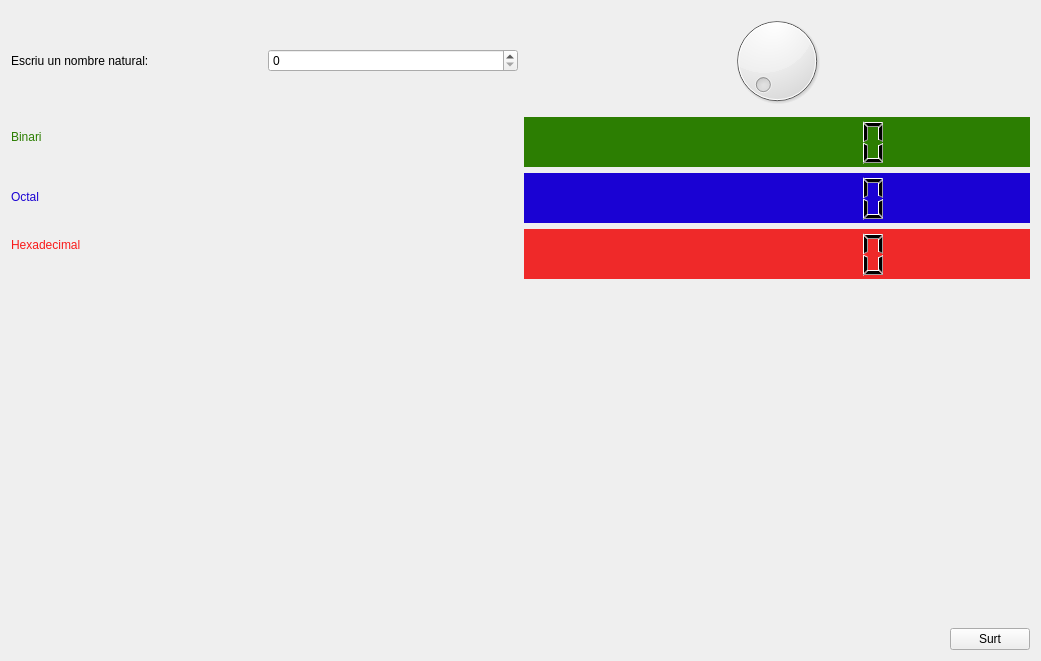
<?xml version="1.0" encoding="UTF-8"?>
<ui version="4.0">
 <class>MyForm</class>
 <widget class="QWidget" name="MyForm">
  <property name="geometry">
   <rect>
    <x>0</x>
    <y>0</y>
    <width>1041</width>
    <height>661</height>
   </rect>
  </property>
  <property name="windowTitle">
   <string>Form</string>
  </property>
  <layout class="QVBoxLayout" name="verticalLayout_8">
   <item>
    <layout class="QVBoxLayout" name="verticalLayout_7">
     <item>
      <layout class="QVBoxLayout" name="verticalLayout_5">
       <item>
        <layout class="QHBoxLayout" name="horizontalLayout_2">
         <item>
          <layout class="QHBoxLayout" name="horizontalLayout">
           <item>
            <widget class="QLabel" name="label">
             <property name="text">
              <string>Escriu un nombre natural:</string>
             </property>
            </widget>
           </item>
           <item>
            <widget class="QSpinBox" name="spinBox">
             <property name="minimum">
              <number>0</number>
             </property>
             <property name="maximum">
              <number>999999999</number>
             </property>
            </widget>
           </item>
          </layout>
         </item>
         <item>
          <widget class="QDial" name="dial">
           <property name="maximum">
            <number>10000</number>
           </property>
          </widget>
         </item>
        </layout>
       </item>
       <item>
        <layout class="QHBoxLayout" name="horizontalLayout_3">
         <item>
          <layout class="QVBoxLayout" name="verticalLayout_4">
           <item>
            <layout class="QVBoxLayout" name="verticalLayout_3">
             <property name="spacing">
              <number>46</number>
             </property>
             <property name="topMargin">
              <number>13</number>
             </property>
             <item>
              <widget class="QLabel" name="label_2">
               <property name="palette">
                <palette>
                 <active>
                  <colorrole role="WindowText">
                   <brush brushstyle="SolidPattern">
                    <color alpha="255">
                     <red>44</red>
                     <green>126</green>
                     <blue>2</blue>
                    </color>
                   </brush>
                  </colorrole>
                  <colorrole role="Text">
                   <brush brushstyle="SolidPattern">
                    <color alpha="255">
                     <red>44</red>
                     <green>126</green>
                     <blue>2</blue>
                    </color>
                   </brush>
                  </colorrole>
                  <colorrole role="PlaceholderText">
                   <brush brushstyle="SolidPattern">
                    <color alpha="128">
                     <red>44</red>
                     <green>126</green>
                     <blue>2</blue>
                    </color>
                   </brush>
                  </colorrole>
                 </active>
                 <inactive>
                  <colorrole role="WindowText">
                   <brush brushstyle="SolidPattern">
                    <color alpha="255">
                     <red>44</red>
                     <green>126</green>
                     <blue>2</blue>
                    </color>
                   </brush>
                  </colorrole>
                  <colorrole role="Text">
                   <brush brushstyle="SolidPattern">
                    <color alpha="255">
                     <red>44</red>
                     <green>126</green>
                     <blue>2</blue>
                    </color>
                   </brush>
                  </colorrole>
                  <colorrole role="PlaceholderText">
                   <brush brushstyle="SolidPattern">
                    <color alpha="128">
                     <red>44</red>
                     <green>126</green>
                     <blue>2</blue>
                    </color>
                   </brush>
                  </colorrole>
                 </inactive>
                 <disabled>
                  <colorrole role="WindowText">
                   <brush brushstyle="SolidPattern">
                    <color alpha="255">
                     <red>190</red>
                     <green>190</green>
                     <blue>190</blue>
                    </color>
                   </brush>
                  </colorrole>
                  <colorrole role="Text">
                   <brush brushstyle="SolidPattern">
                    <color alpha="255">
                     <red>190</red>
                     <green>190</green>
                     <blue>190</blue>
                    </color>
                   </brush>
                  </colorrole>
                  <colorrole role="PlaceholderText">
                   <brush brushstyle="SolidPattern">
                    <color alpha="128">
                     <red>0</red>
                     <green>0</green>
                     <blue>0</blue>
                    </color>
                   </brush>
                  </colorrole>
                 </disabled>
                </palette>
               </property>
               <property name="text">
                <string>Binari</string>
               </property>
              </widget>
             </item>
             <item>
              <widget class="QLabel" name="label_3">
               <property name="palette">
                <palette>
                 <active>
                  <colorrole role="WindowText">
                   <brush brushstyle="SolidPattern">
                    <color alpha="255">
                     <red>26</red>
                     <green>2</green>
                     <blue>211</blue>
                    </color>
                   </brush>
                  </colorrole>
                  <colorrole role="Text">
                   <brush brushstyle="SolidPattern">
                    <color alpha="255">
                     <red>26</red>
                     <green>2</green>
                     <blue>211</blue>
                    </color>
                   </brush>
                  </colorrole>
                  <colorrole role="PlaceholderText">
                   <brush brushstyle="SolidPattern">
                    <color alpha="128">
                     <red>26</red>
                     <green>2</green>
                     <blue>211</blue>
                    </color>
                   </brush>
                  </colorrole>
                 </active>
                 <inactive>
                  <colorrole role="WindowText">
                   <brush brushstyle="SolidPattern">
                    <color alpha="255">
                     <red>26</red>
                     <green>2</green>
                     <blue>211</blue>
                    </color>
                   </brush>
                  </colorrole>
                  <colorrole role="Text">
                   <brush brushstyle="SolidPattern">
                    <color alpha="255">
                     <red>26</red>
                     <green>2</green>
                     <blue>211</blue>
                    </color>
                   </brush>
                  </colorrole>
                  <colorrole role="PlaceholderText">
                   <brush brushstyle="SolidPattern">
                    <color alpha="128">
                     <red>26</red>
                     <green>2</green>
                     <blue>211</blue>
                    </color>
                   </brush>
                  </colorrole>
                 </inactive>
                 <disabled>
                  <colorrole role="WindowText">
                   <brush brushstyle="SolidPattern">
                    <color alpha="255">
                     <red>190</red>
                     <green>190</green>
                     <blue>190</blue>
                    </color>
                   </brush>
                  </colorrole>
                  <colorrole role="Text">
                   <brush brushstyle="SolidPattern">
                    <color alpha="255">
                     <red>190</red>
                     <green>190</green>
                     <blue>190</blue>
                    </color>
                   </brush>
                  </colorrole>
                  <colorrole role="PlaceholderText">
                   <brush brushstyle="SolidPattern">
                    <color alpha="128">
                     <red>0</red>
                     <green>0</green>
                     <blue>0</blue>
                    </color>
                   </brush>
                  </colorrole>
                 </disabled>
                </palette>
               </property>
               <property name="text">
                <string>Octal</string>
               </property>
              </widget>
             </item>
            </layout>
           </item>
           <item>
            <widget class="QLabel" name="label_4">
             <property name="palette">
              <palette>
               <active>
                <colorrole role="WindowText">
                 <brush brushstyle="SolidPattern">
                  <color alpha="255">
                   <red>249</red>
                   <green>26</green>
                   <blue>26</blue>
                  </color>
                 </brush>
                </colorrole>
                <colorrole role="Text">
                 <brush brushstyle="SolidPattern">
                  <color alpha="255">
                   <red>249</red>
                   <green>26</green>
                   <blue>26</blue>
                  </color>
                 </brush>
                </colorrole>
                <colorrole role="PlaceholderText">
                 <brush brushstyle="SolidPattern">
                  <color alpha="128">
                   <red>249</red>
                   <green>26</green>
                   <blue>26</blue>
                  </color>
                 </brush>
                </colorrole>
               </active>
               <inactive>
                <colorrole role="WindowText">
                 <brush brushstyle="SolidPattern">
                  <color alpha="255">
                   <red>249</red>
                   <green>26</green>
                   <blue>26</blue>
                  </color>
                 </brush>
                </colorrole>
                <colorrole role="Text">
                 <brush brushstyle="SolidPattern">
                  <color alpha="255">
                   <red>249</red>
                   <green>26</green>
                   <blue>26</blue>
                  </color>
                 </brush>
                </colorrole>
                <colorrole role="PlaceholderText">
                 <brush brushstyle="SolidPattern">
                  <color alpha="128">
                   <red>249</red>
                   <green>26</green>
                   <blue>26</blue>
                  </color>
                 </brush>
                </colorrole>
               </inactive>
               <disabled>
                <colorrole role="WindowText">
                 <brush brushstyle="SolidPattern">
                  <color alpha="255">
                   <red>190</red>
                   <green>190</green>
                   <blue>190</blue>
                  </color>
                 </brush>
                </colorrole>
                <colorrole role="Text">
                 <brush brushstyle="SolidPattern">
                  <color alpha="255">
                   <red>190</red>
                   <green>190</green>
                   <blue>190</blue>
                  </color>
                 </brush>
                </colorrole>
                <colorrole role="PlaceholderText">
                 <brush brushstyle="SolidPattern">
                  <color alpha="128">
                   <red>0</red>
                   <green>0</green>
                   <blue>0</blue>
                  </color>
                 </brush>
                </colorrole>
               </disabled>
              </palette>
             </property>
             <property name="text">
              <string>Hexadecimal</string>
             </property>
            </widget>
           </item>
          </layout>
         </item>
         <item>
          <layout class="QVBoxLayout" name="verticalLayout_2">
           <item>
            <layout class="QVBoxLayout" name="verticalLayout">
             <item>
              <widget class="QLCDNumber" name="lcdNumber">
               <property name="minimumSize">
                <size>
                 <width>0</width>
                 <height>50</height>
                </size>
               </property>
               <property name="sizeIncrement">
                <size>
                 <width>0</width>
                 <height>50</height>
                </size>
               </property>
               <property name="palette">
                <palette>
                 <active>
                  <colorrole role="Base">
                   <brush brushstyle="SolidPattern">
                    <color alpha="255">
                     <red>44</red>
                     <green>126</green>
                     <blue>2</blue>
                    </color>
                   </brush>
                  </colorrole>
                  <colorrole role="Window">
                   <brush brushstyle="SolidPattern">
                    <color alpha="255">
                     <red>44</red>
                     <green>126</green>
                     <blue>2</blue>
                    </color>
                   </brush>
                  </colorrole>
                 </active>
                 <inactive>
                  <colorrole role="Base">
                   <brush brushstyle="SolidPattern">
                    <color alpha="255">
                     <red>44</red>
                     <green>126</green>
                     <blue>2</blue>
                    </color>
                   </brush>
                  </colorrole>
                  <colorrole role="Window">
                   <brush brushstyle="SolidPattern">
                    <color alpha="255">
                     <red>44</red>
                     <green>126</green>
                     <blue>2</blue>
                    </color>
                   </brush>
                  </colorrole>
                 </inactive>
                 <disabled>
                  <colorrole role="Base">
                   <brush brushstyle="SolidPattern">
                    <color alpha="255">
                     <red>44</red>
                     <green>126</green>
                     <blue>2</blue>
                    </color>
                   </brush>
                  </colorrole>
                  <colorrole role="Window">
                   <brush brushstyle="SolidPattern">
                    <color alpha="255">
                     <red>44</red>
                     <green>126</green>
                     <blue>2</blue>
                    </color>
                   </brush>
                  </colorrole>
                 </disabled>
                </palette>
               </property>
               <property name="autoFillBackground">
                <bool>true</bool>
               </property>
               <property name="frameShape">
                <enum>QFrame::NoFrame</enum>
               </property>
               <property name="smallDecimalPoint">
                <bool>false</bool>
               </property>
               <property name="digitCount">
                <number>9</number>
               </property>
               <property name="mode">
                <enum>QLCDNumber::Bin</enum>
               </property>
               <property name="intValue" stdset="0">
                <number>0</number>
               </property>
              </widget>
             </item>
             <item>
              <widget class="QLCDNumber" name="lcdNumber_2">
               <property name="minimumSize">
                <size>
                 <width>0</width>
                 <height>50</height>
                </size>
               </property>
               <property name="sizeIncrement">
                <size>
                 <width>0</width>
                 <height>50</height>
                </size>
               </property>
               <property name="palette">
                <palette>
                 <active>
                  <colorrole role="Base">
                   <brush brushstyle="SolidPattern">
                    <color alpha="255">
                     <red>238</red>
                     <green>238</green>
                     <blue>236</blue>
                    </color>
                   </brush>
                  </colorrole>
                  <colorrole role="Window">
                   <brush brushstyle="SolidPattern">
                    <color alpha="255">
                     <red>26</red>
                     <green>2</green>
                     <blue>211</blue>
                    </color>
                   </brush>
                  </colorrole>
                 </active>
                 <inactive>
                  <colorrole role="Base">
                   <brush brushstyle="SolidPattern">
                    <color alpha="255">
                     <red>238</red>
                     <green>238</green>
                     <blue>236</blue>
                    </color>
                   </brush>
                  </colorrole>
                  <colorrole role="Window">
                   <brush brushstyle="SolidPattern">
                    <color alpha="255">
                     <red>26</red>
                     <green>2</green>
                     <blue>211</blue>
                    </color>
                   </brush>
                  </colorrole>
                 </inactive>
                 <disabled>
                  <colorrole role="Base">
                   <brush brushstyle="SolidPattern">
                    <color alpha="255">
                     <red>26</red>
                     <green>2</green>
                     <blue>211</blue>
                    </color>
                   </brush>
                  </colorrole>
                  <colorrole role="Window">
                   <brush brushstyle="SolidPattern">
                    <color alpha="255">
                     <red>26</red>
                     <green>2</green>
                     <blue>211</blue>
                    </color>
                   </brush>
                  </colorrole>
                 </disabled>
                </palette>
               </property>
               <property name="autoFillBackground">
                <bool>true</bool>
               </property>
               <property name="frameShape">
                <enum>QFrame::NoFrame</enum>
               </property>
               <property name="digitCount">
                <number>9</number>
               </property>
               <property name="mode">
                <enum>QLCDNumber::Oct</enum>
               </property>
              </widget>
             </item>
            </layout>
           </item>
           <item>
            <widget class="QLCDNumber" name="lcdNumber_3">
             <property name="minimumSize">
              <size>
               <width>0</width>
               <height>50</height>
              </size>
             </property>
             <property name="sizeIncrement">
              <size>
               <width>0</width>
               <height>50</height>
              </size>
             </property>
             <property name="palette">
              <palette>
               <active>
                <colorrole role="Base">
                 <brush brushstyle="SolidPattern">
                  <color alpha="255">
                   <red>255</red>
                   <green>255</green>
                   <blue>255</blue>
                  </color>
                 </brush>
                </colorrole>
                <colorrole role="Window">
                 <brush brushstyle="SolidPattern">
                  <color alpha="255">
                   <red>239</red>
                   <green>41</green>
                   <blue>41</blue>
                  </color>
                 </brush>
                </colorrole>
               </active>
               <inactive>
                <colorrole role="Base">
                 <brush brushstyle="SolidPattern">
                  <color alpha="255">
                   <red>255</red>
                   <green>255</green>
                   <blue>255</blue>
                  </color>
                 </brush>
                </colorrole>
                <colorrole role="Window">
                 <brush brushstyle="SolidPattern">
                  <color alpha="255">
                   <red>239</red>
                   <green>41</green>
                   <blue>41</blue>
                  </color>
                 </brush>
                </colorrole>
               </inactive>
               <disabled>
                <colorrole role="Base">
                 <brush brushstyle="SolidPattern">
                  <color alpha="255">
                   <red>239</red>
                   <green>41</green>
                   <blue>41</blue>
                  </color>
                 </brush>
                </colorrole>
                <colorrole role="Window">
                 <brush brushstyle="SolidPattern">
                  <color alpha="255">
                   <red>239</red>
                   <green>41</green>
                   <blue>41</blue>
                  </color>
                 </brush>
                </colorrole>
               </disabled>
              </palette>
             </property>
             <property name="autoFillBackground">
              <bool>true</bool>
             </property>
             <property name="frameShape">
              <enum>QFrame::NoFrame</enum>
             </property>
             <property name="digitCount">
              <number>9</number>
             </property>
             <property name="mode">
              <enum>QLCDNumber::Hex</enum>
             </property>
            </widget>
           </item>
          </layout>
         </item>
        </layout>
       </item>
      </layout>
     </item>
     <item>
      <layout class="QHBoxLayout" name="horizontalLayout_4">
       <item>
        <spacer name="horizontalSpacer">
         <property name="orientation">
          <enum>Qt::Horizontal</enum>
         </property>
         <property name="sizeHint" stdset="0">
          <size>
           <width>40</width>
           <height>20</height>
          </size>
         </property>
        </spacer>
       </item>
       <item>
        <layout class="QVBoxLayout" name="verticalLayout_6">
         <item>
          <spacer name="verticalSpacer">
           <property name="orientation">
            <enum>Qt::Vertical</enum>
           </property>
           <property name="sizeHint" stdset="0">
            <size>
             <width>20</width>
             <height>40</height>
            </size>
           </property>
          </spacer>
         </item>
         <item>
          <widget class="QPushButton" name="pushButton">
           <property name="text">
            <string>Surt</string>
           </property>
          </widget>
         </item>
        </layout>
       </item>
      </layout>
     </item>
    </layout>
   </item>
  </layout>
 </widget>
 <resources/>
 <connections>
  <connection>
   <sender>spinBox</sender>
   <signal>valueChanged(int)</signal>
   <receiver>lcdNumber</receiver>
   <slot>display(int)</slot>
   <hints>
    <hint type="sourcelabel">
     <x>336</x>
     <y>71</y>
    </hint>
    <hint type="destinationlabel">
     <x>661</x>
     <y>136</y>
    </hint>
   </hints>
  </connection>
  <connection>
   <sender>spinBox</sender>
   <signal>valueChanged(int)</signal>
   <receiver>lcdNumber_2</receiver>
   <slot>display(int)</slot>
   <hints>
    <hint type="sourcelabel">
     <x>336</x>
     <y>58</y>
    </hint>
    <hint type="destinationlabel">
     <x>663</x>
     <y>198</y>
    </hint>
   </hints>
  </connection>
  <connection>
   <sender>spinBox</sender>
   <signal>valueChanged(int)</signal>
   <receiver>lcdNumber_3</receiver>
   <slot>display(int)</slot>
   <hints>
    <hint type="sourcelabel">
     <x>336</x>
     <y>66</y>
    </hint>
    <hint type="destinationlabel">
     <x>660</x>
     <y>271</y>
    </hint>
   </hints>
  </connection>
  <connection>
   <sender>pushButton</sender>
   <signal>clicked(bool)</signal>
   <receiver>MyForm</receiver>
   <slot>close()</slot>
   <hints>
    <hint type="sourcelabel">
     <x>994</x>
     <y>648</y>
    </hint>
    <hint type="destinationlabel">
     <x>538</x>
     <y>344</y>
    </hint>
   </hints>
  </connection>
  <connection>
   <sender>spinBox</sender>
   <signal>valueChanged(int)</signal>
   <receiver>dial</receiver>
   <slot>setValue(int)</slot>
   <hints>
    <hint type="sourcelabel">
     <x>414</x>
     <y>65</y>
    </hint>
    <hint type="destinationlabel">
     <x>811</x>
     <y>28</y>
    </hint>
   </hints>
  </connection>
  <connection>
   <sender>dial</sender>
   <signal>valueChanged(int)</signal>
   <receiver>spinBox</receiver>
   <slot>setValue(int)</slot>
   <hints>
    <hint type="sourcelabel">
     <x>555</x>
     <y>73</y>
    </hint>
    <hint type="destinationlabel">
     <x>456</x>
     <y>61</y>
    </hint>
   </hints>
  </connection>
 </connections>
</ui>
